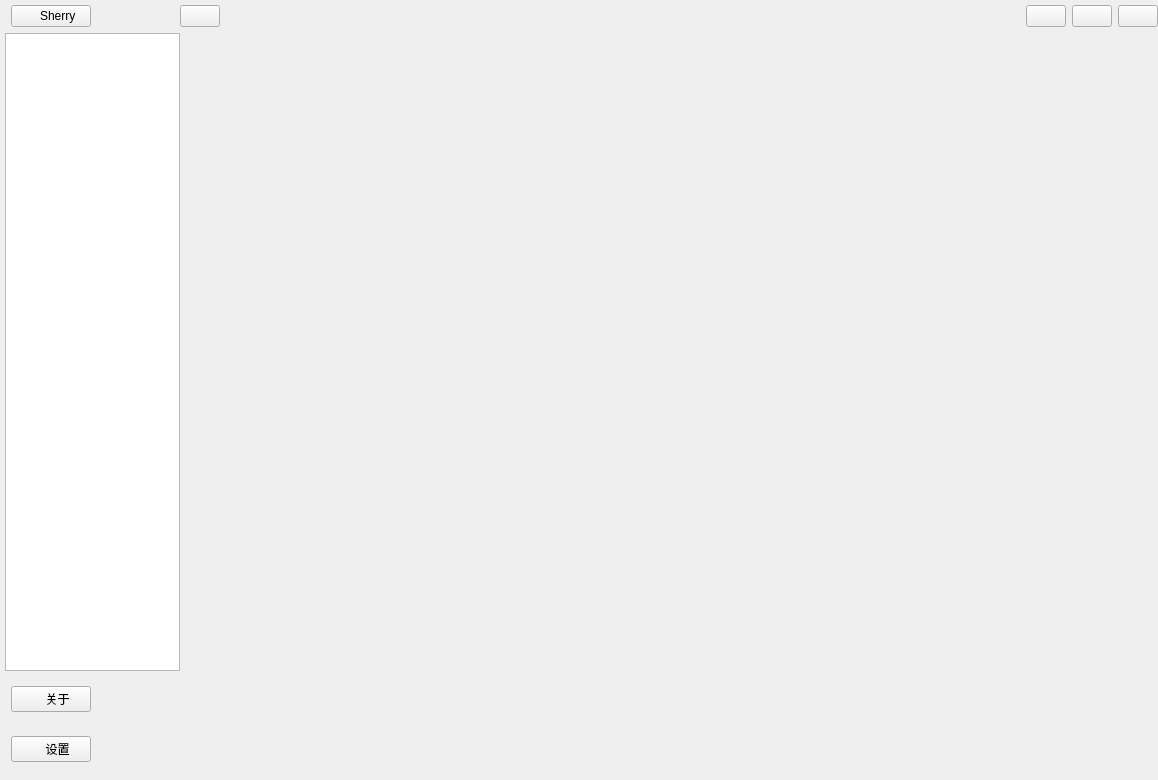
<?xml version="1.0" encoding="UTF-8"?>
<ui version="4.0">
 <class>Main</class>
 <widget class="QWidget" name="Main">
  <property name="geometry">
   <rect>
    <x>0</x>
    <y>0</y>
    <width>1158</width>
    <height>780</height>
   </rect>
  </property>
  <property name="windowTitle">
   <string>Form</string>
  </property>
  <layout class="QHBoxLayout" name="horizontalLayout_2">
   <property name="spacing">
    <number>0</number>
   </property>
   <property name="leftMargin">
    <number>0</number>
   </property>
   <property name="topMargin">
    <number>0</number>
   </property>
   <property name="rightMargin">
    <number>0</number>
   </property>
   <property name="bottomMargin">
    <number>0</number>
   </property>
   <item>
    <widget class="QWidget" name="widget" native="true">
     <property name="sizePolicy">
      <sizepolicy hsizetype="Fixed" vsizetype="Preferred">
       <horstretch>0</horstretch>
       <verstretch>0</verstretch>
      </sizepolicy>
     </property>
     <property name="maximumSize">
      <size>
       <width>180</width>
       <height>16777215</height>
      </size>
     </property>
     <layout class="QVBoxLayout" name="verticalLayout_2">
      <property name="leftMargin">
       <number>5</number>
      </property>
      <property name="topMargin">
       <number>5</number>
      </property>
      <property name="rightMargin">
       <number>0</number>
      </property>
      <item>
       <widget class="QWidget" name="widget_4" native="true">
        <property name="sizePolicy">
         <sizepolicy hsizetype="Preferred" vsizetype="Fixed">
          <horstretch>0</horstretch>
          <verstretch>0</verstretch>
         </sizepolicy>
        </property>
        <layout class="QHBoxLayout" name="horizontalLayout_3">
         <property name="spacing">
          <number>10</number>
         </property>
         <property name="leftMargin">
          <number>6</number>
         </property>
         <property name="topMargin">
          <number>0</number>
         </property>
         <property name="rightMargin">
          <number>0</number>
         </property>
         <property name="bottomMargin">
          <number>0</number>
         </property>
         <item>
          <widget class="QPushButton" name="pushButton">
           <property name="sizePolicy">
            <sizepolicy hsizetype="Fixed" vsizetype="Fixed">
             <horstretch>0</horstretch>
             <verstretch>0</verstretch>
            </sizepolicy>
           </property>
           <property name="text">
            <string>    Sherry</string>
           </property>
           <property name="iconSize">
            <size>
             <width>30</width>
             <height>30</height>
            </size>
           </property>
          </widget>
         </item>
         <item>
          <spacer name="horizontalSpacer_2">
           <property name="orientation">
            <enum>Qt::Horizontal</enum>
           </property>
           <property name="sizeHint" stdset="0">
            <size>
             <width>40</width>
             <height>20</height>
            </size>
           </property>
          </spacer>
         </item>
        </layout>
       </widget>
      </item>
      <item>
       <widget class="QTreeWidget" name="treeWidget">
        <property name="horizontalScrollBarPolicy">
         <enum>Qt::ScrollBarAlwaysOff</enum>
        </property>
        <property name="headerHidden">
         <bool>true</bool>
        </property>
        <column>
         <property name="text">
          <string/>
         </property>
        </column>
       </widget>
      </item>
      <item>
       <widget class="QWidget" name="widget_7" native="true">
        <layout class="QHBoxLayout" name="horizontalLayout_4">
         <property name="leftMargin">
          <number>6</number>
         </property>
         <item>
          <widget class="QPushButton" name="pushButton_2">
           <property name="sizePolicy">
            <sizepolicy hsizetype="Fixed" vsizetype="Fixed">
             <horstretch>0</horstretch>
             <verstretch>0</verstretch>
            </sizepolicy>
           </property>
           <property name="text">
            <string>    关于</string>
           </property>
           <property name="iconSize">
            <size>
             <width>30</width>
             <height>30</height>
            </size>
           </property>
          </widget>
         </item>
         <item>
          <spacer name="horizontalSpacer_3">
           <property name="orientation">
            <enum>Qt::Horizontal</enum>
           </property>
           <property name="sizeHint" stdset="0">
            <size>
             <width>40</width>
             <height>20</height>
            </size>
           </property>
          </spacer>
         </item>
        </layout>
       </widget>
      </item>
      <item>
       <widget class="QWidget" name="widget_8" native="true">
        <layout class="QHBoxLayout" name="horizontalLayout_5">
         <property name="leftMargin">
          <number>6</number>
         </property>
         <item>
          <widget class="QPushButton" name="pushButton_3">
           <property name="sizePolicy">
            <sizepolicy hsizetype="Fixed" vsizetype="Fixed">
             <horstretch>0</horstretch>
             <verstretch>0</verstretch>
            </sizepolicy>
           </property>
           <property name="text">
            <string>    设置</string>
           </property>
           <property name="iconSize">
            <size>
             <width>30</width>
             <height>30</height>
            </size>
           </property>
          </widget>
         </item>
         <item>
          <spacer name="horizontalSpacer_4">
           <property name="orientation">
            <enum>Qt::Horizontal</enum>
           </property>
           <property name="sizeHint" stdset="0">
            <size>
             <width>40</width>
             <height>20</height>
            </size>
           </property>
          </spacer>
         </item>
        </layout>
       </widget>
      </item>
     </layout>
    </widget>
   </item>
   <item>
    <widget class="QWidget" name="widget_2" native="true">
     <layout class="QVBoxLayout" name="verticalLayout_4">
      <property name="spacing">
       <number>0</number>
      </property>
      <property name="leftMargin">
       <number>0</number>
      </property>
      <property name="topMargin">
       <number>0</number>
      </property>
      <property name="rightMargin">
       <number>0</number>
      </property>
      <property name="bottomMargin">
       <number>0</number>
      </property>
      <item>
       <widget class="QWidget" name="widget_3" native="true">
        <property name="sizePolicy">
         <sizepolicy hsizetype="Preferred" vsizetype="Fixed">
          <horstretch>0</horstretch>
          <verstretch>0</verstretch>
         </sizepolicy>
        </property>
        <property name="maximumSize">
         <size>
          <width>16777215</width>
          <height>50</height>
         </size>
        </property>
        <layout class="QHBoxLayout" name="horizontalLayout">
         <property name="leftMargin">
          <number>0</number>
         </property>
         <property name="topMargin">
          <number>5</number>
         </property>
         <property name="rightMargin">
          <number>0</number>
         </property>
         <property name="bottomMargin">
          <number>0</number>
         </property>
         <item>
          <widget class="QPushButton" name="pushButton_8">
           <property name="text">
            <string/>
           </property>
           <property name="iconSize">
            <size>
             <width>15</width>
             <height>15</height>
            </size>
           </property>
          </widget>
         </item>
         <item>
          <spacer name="horizontalSpacer">
           <property name="orientation">
            <enum>Qt::Horizontal</enum>
           </property>
           <property name="sizeHint" stdset="0">
            <size>
             <width>714</width>
             <height>20</height>
            </size>
           </property>
          </spacer>
         </item>
         <item>
          <widget class="QPushButton" name="pushButton_7">
           <property name="text">
            <string/>
           </property>
          </widget>
         </item>
         <item>
          <widget class="QPushButton" name="pushButton_6">
           <property name="text">
            <string/>
           </property>
          </widget>
         </item>
         <item>
          <widget class="QPushButton" name="pushButton_5">
           <property name="text">
            <string/>
           </property>
          </widget>
         </item>
        </layout>
       </widget>
      </item>
      <item>
       <widget class="QWidget" name="widget_5" native="true">
        <property name="minimumSize">
         <size>
          <width>0</width>
          <height>50</height>
         </size>
        </property>
        <layout class="QVBoxLayout" name="verticalLayout_5">
         <property name="leftMargin">
          <number>20</number>
         </property>
         <property name="topMargin">
          <number>20</number>
         </property>
         <property name="rightMargin">
          <number>20</number>
         </property>
         <property name="bottomMargin">
          <number>20</number>
         </property>
         <item>
          <widget class="QStackedWidget" name="stackedWidget">
           <property name="sizePolicy">
            <sizepolicy hsizetype="Fixed" vsizetype="Preferred">
             <horstretch>0</horstretch>
             <verstretch>0</verstretch>
            </sizepolicy>
           </property>
           <property name="currentIndex">
            <number>1</number>
           </property>
           <widget class="QWidget" name="page_4">
            <widget class="QPushButton" name="pushButton_4">
             <property name="geometry">
              <rect>
               <x>170</x>
               <y>160</y>
               <width>75</width>
               <height>23</height>
              </rect>
             </property>
             <property name="text">
              <string>PushButton</string>
             </property>
            </widget>
           </widget>
           <widget class="QWidget" name="page_5"/>
          </widget>
         </item>
        </layout>
       </widget>
      </item>
     </layout>
    </widget>
   </item>
  </layout>
 </widget>
 <resources/>
 <connections/>
</ui>
